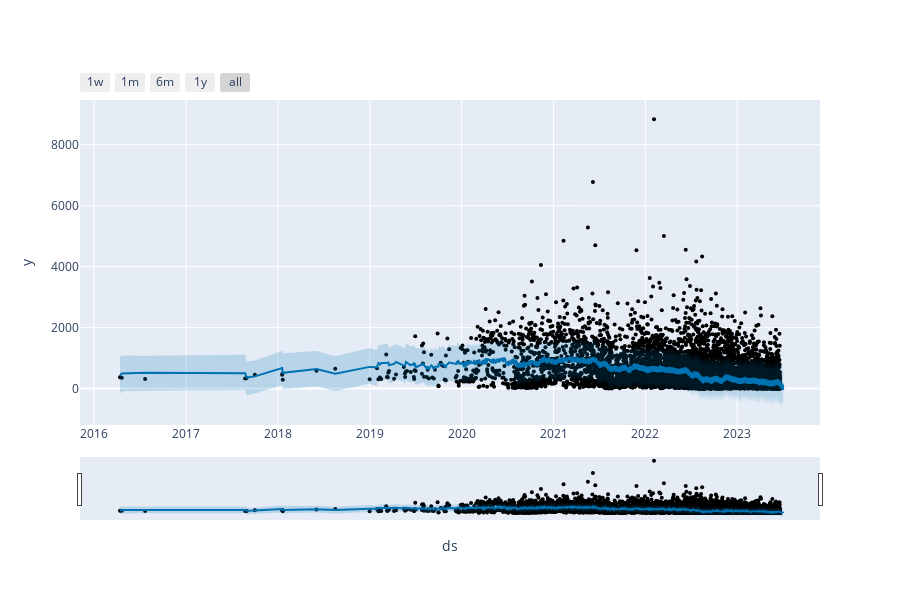

Write notebook code for a chart like this one.
### Code cell
# db reddit; table posts; id:integer, submitter:text, subreddit:text, title:text, unix_time:double precision, upvotes:integer

import pandas as pd
from prophet import Prophet
from prophet.plot import plot_plotly, plot_components_plotly
import get_posts_from_db as db

df = db.get_posts_from_db()

# Prophet
m = Prophet(changepoint_prior_scale=0.01).fit(df)
future = m.make_future_dataframe(periods=300, freq='H')
forecast = m.predict(future)
fig1 = m.plot(forecast).savefig('prophet_forecast.png')
plot_plotly(m, forecast)

### Figure 1 — Plotly figure (JSON) as saved in the notebook; plotly's stock layout.template omitted (floating-point values rounded to 4 significant figures; data arrays with more than 128 entries replaced by an {"elided": "..."} marker saying what was removed)
{"data": [{"marker": {"color": "black", "size": 4}, "mode": "markers", "name": "Actual", "type": "scatter", "x": {"elided": "10978 str values"}, "y": {"elided": "10978 int values"}}, {"hoverinfo": "skip", "line": {"width": 0}, "mode": "lines", "type": "scatter", "x": {"elided": "11275 str values"}, "y": {"elided": "11275 float values"}}, {"fill": "tonexty", "fillcolor": "rgba(0, 114, 178, 0.2)", "line": {"color": "#0072B2", "width": 2}, "mode": "lines", "name": "Predicted", "type": "scatter", "x": {"elided": "11275 str values"}, "y": {"elided": "11275 float values"}}, {"fill": "tonexty", "fillcolor": "rgba(0, 114, 178, 0.2)", "hoverinfo": "skip", "line": {"width": 0}, "mode": "lines", "type": "scatter", "x": {"elided": "11275 str values"}, "y": {"elided": "11275 float values"}}], "layout": {"height": 600, "showlegend": false, "width": 900, "xaxis": {"rangeselector": {"buttons": [{"count": 7, "label": "1w", "step": "day", "stepmode": "backward"}, {"count": 1, "label": "1m", "step": "month", "stepmode": "backward"}, {"count": 6, "label": "6m", "step": "month", "stepmode": "backward"}, {"count": 1, "label": "1y", "step": "year", "stepmode": "backward"}, {"step": "all"}]}, "rangeslider": {"visible": true}, "title": {"text": "ds"}, "type": "date"}, "yaxis": {"title": {"text": "y"}}}}
